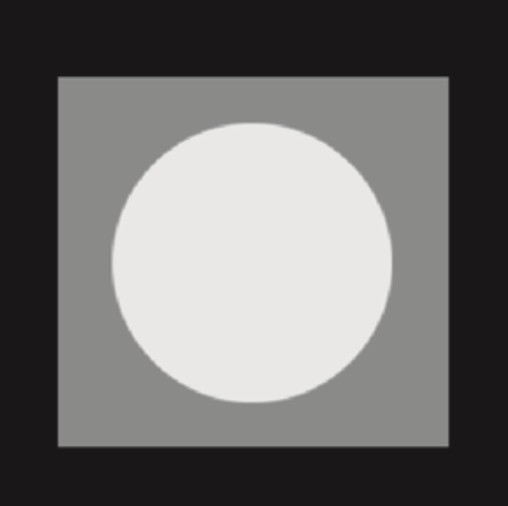
#> input picture Lab 7/noise.jpg, 508 x 506 px
$ jupyter execute --allow-errors 'Lab_7_(B)_Maths_&_Statistics_Filters.ipynb'
#> lines starting #> are read from the running program, lines starting #| are printed output that depends on the picture
# **Lab 7(B) - Mathematical and Statistical Filters**

[cell 1]
import cv2
import numpy as np

from IPython.display import Image, display
from matplotlib import pyplot as plt

plt.rc('text', usetex=False)

[cell 2]
imgPath = 'noise.jpg'
img = cv2.imread(imgPath, 0)
#> img: shape (506, 508); min 21, max 239, mean 110.7

def add_noise(image, noise_type):
#> called with noise_type = 'gaussian'
    row, col = image.shape
#> row = 506; col = 508

    if noise_type == "gaussian":
        mean = 0
        var = 0.01
        sigma = var**0.5
        gauss = np.random.normal(mean, sigma, (row, col))
        noisy = image / 255 + gauss
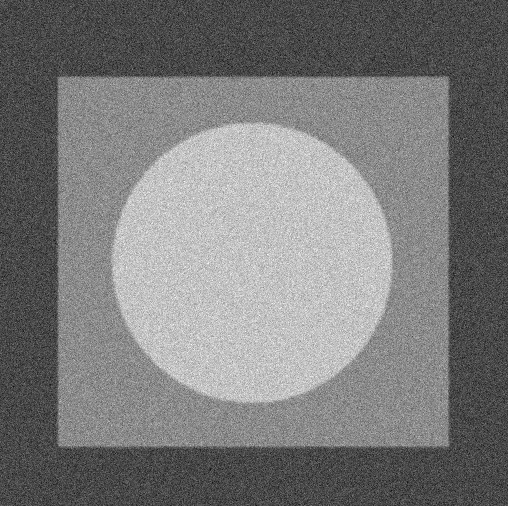
#> noisy: shape (506, 508) float64; min -0.391, max 1.31, mean 0.434; drawn with min black and max white
        return np.clip(noisy * 255, 0, 255).astype(np.uint8)

    elif noise_type == "salt_pepper":
        s_vs_p = 0.5
        amount = 0.04
        noisy = np.copy(image)
        num_salt = np.ceil(amount * image.size * s_vs_p)
        coords = [np.random.randint(0, i - 1, int(num_salt)) for i in image.shape]
        noisy[tuple(coords)] = 255
        num_pepper = np.ceil(amount * image.size * (1.0 - s_vs_p))
        coords = [np.random.randint(0, i - 1, int(num_pepper)) for i in image.shape]
        noisy[tuple(coords)] = 0
        return noisy

    elif noise_type == "exponential":
        expo = np.random.exponential(scale=10.0, size=(row, col))
        noisy = image + expo
        return np.clip(noisy, 0, 255).astype(np.uint8)

    elif noise_type == "uniform":
        low = -20
        high = 20
        uni = np.random.uniform(low, high, (row, col))
        noisy = image + uni
        return np.clip(noisy, 0, 255).astype(np.uint8)

img = cv2.imread(imgPath, 0)

noise_gauss = add_noise(img, "gaussian")
noise_sp = add_noise(img, "salt_pepper")
noise_expo = add_noise(img, "exponential")
#> call 3 of add_noise, with noise_type = 'exponential'
#> in add_noise (call 3), `noisy = image + expo`:
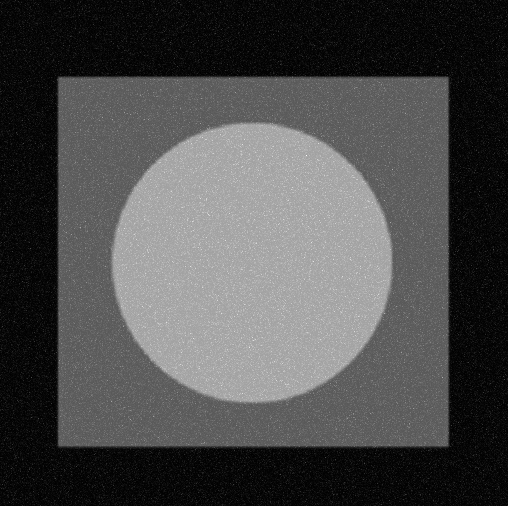
#> noisy: shape (506, 508) float64; min 22.51, max 353.1, mean 120.7; drawn with min black and max white
noise_uni = add_noise(img, "uniform")

plt.figure(figsize=(12, 10))
#> (this line was passed over: IPython is not available in this run)

#> (the rest of this cell did not finish here and is left out)

[cell 3]
filtered_img = cv2.blur(noise_gauss, (3, 3))

display(filtered_img)

[cell 4]
kernel_size = 3
kernel = np.ones((kernel_size, kernel_size), np.float32) / (kernel_size * kernel_size)
arithmetic_mean_manual = cv2.filter2D(img, -1, kernel)

display(arithmetic_mean_manual)

## **Geometric Means**

[cell 5]
import cv2
import numpy as np
import matplotlib.pyplot as plt

def geometric_mean_filter(image, kernel_size=3):
#> called with kernel_size = 3
    img_float = image.astype(np.float64) + 1e-6

    log_img = np.log(img_float)

    kernel = np.ones((kernel_size, kernel_size), np.float32) / (kernel_size * kernel_size)
    mean_log = cv2.filter2D(log_img, -1, kernel)
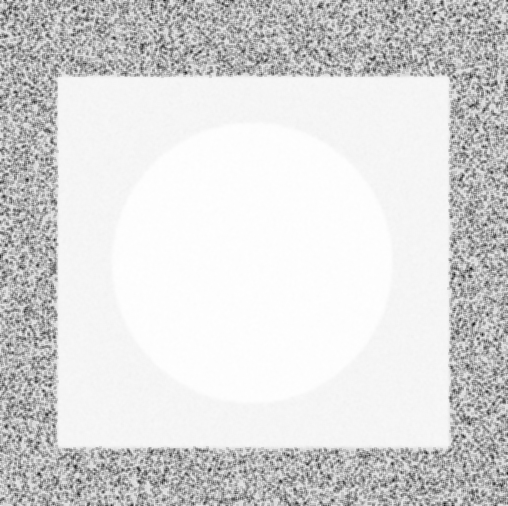
#> mean_log: shape (506, 508) float64; min -11.91, max 5.53, mean 2.95; drawn with min black and max white

    geo_mean = np.exp(mean_log)
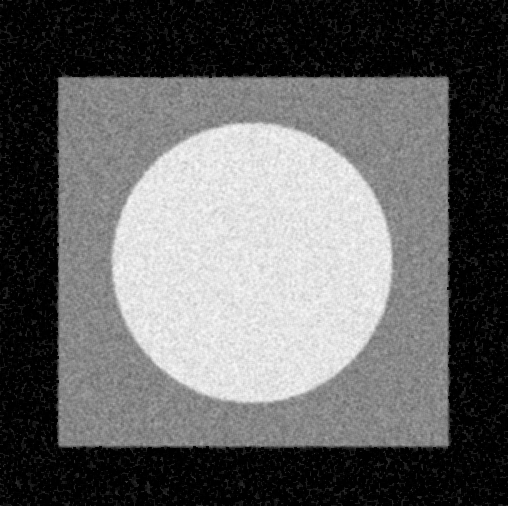
#> geo_mean: shape (506, 508) float64; min 6.72e-06, max 252.4, mean 100.7

    return np.clip(geo_mean, 0, 255).astype(np.uint8)

noise_img = noise_gauss

result = geometric_mean_filter(noise_img, kernel_size=3)

plt.figure(figsize=(10, 5))
#> (this line was passed over: IPython is not available in this run)
#> (the rest of this cell did not finish here and is left out)

## **Harmonic Means Filter**

[cell 6]
def harmonic_mean_filter(image, kernel_size=3):
#> called with kernel_size = 3
    img_float = image.astype(np.float64) + 1e-6

    reciprocal_img = 1.0 / img_float

    kernel = np.ones((kernel_size, kernel_size), np.float32)
    sum_reciprocal = cv2.filter2D(reciprocal_img, -1, kernel)
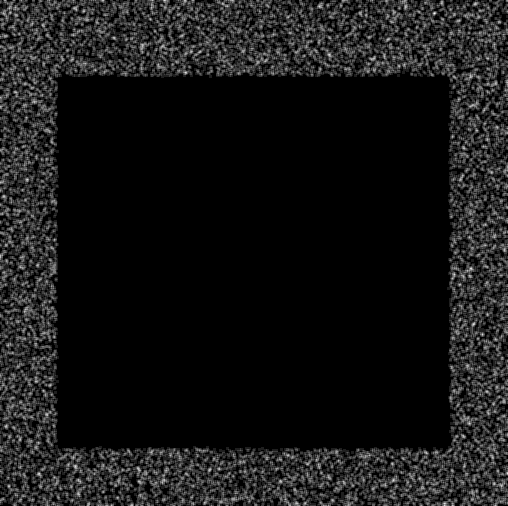
#> sum_reciprocal: shape (506, 508) float64; min 0.0357, max 8000000, mean 704125.6; drawn with min black and max white

    n = kernel_size * kernel_size
    harmonic_mean = n / sum_reciprocal

    return np.clip(harmonic_mean, 0, 255).astype(np.uint8)

noise_img = noise_gauss

cleaned_img = harmonic_mean_filter(noise_img, kernel_size=3)

plt.figure(figsize=(10, 5))
#> (this line was passed over: IPython is not available in this run)
#> (the rest of this cell did not finish here and is left out)

## **Contra - Harmonic Mean Filter**

[cell 7]
def contra_harmonic_mean(image, kernel_size=3, Q=0):
#> called with kernel_size = 3, Q = 1.5
    img_float = image.astype(np.float64) + 1e-6

    numerator = np.power(img_float, Q + 1)
    kernel = np.ones((kernel_size, kernel_size), np.float32)
    num_sum = cv2.filter2D(numerator, -1, kernel)
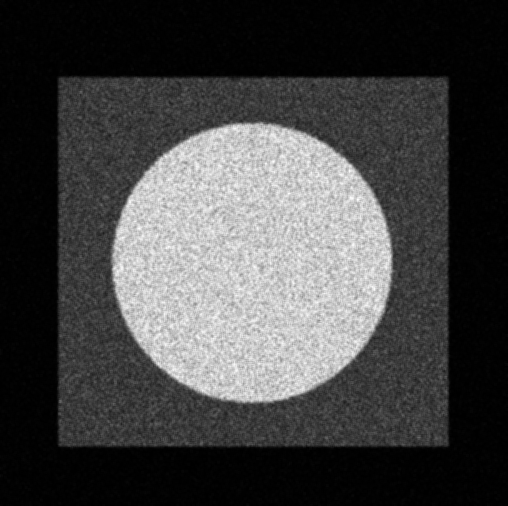
#> num_sum: shape (506, 508) float64; min 62.35, max 9120782.3, mean 2452667.6; drawn with min black and max white

    denominator = np.power(img_float, Q)
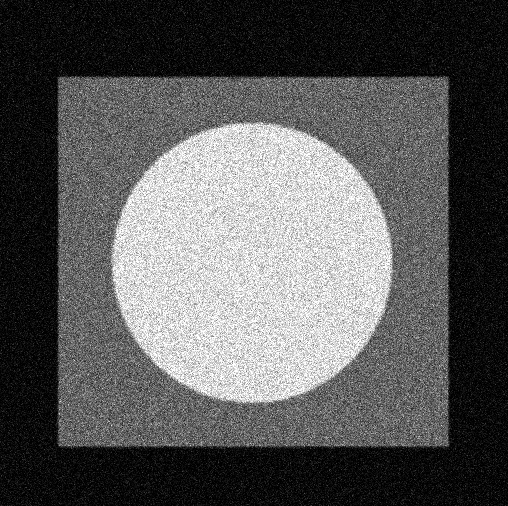
#> denominator: shape (506, 508) float64; min 1e-09, max 4072, mean 1432.9; drawn with min black and max white
    den_sum = cv2.filter2D(denominator, -1, kernel)

    result = num_sum / (den_sum + 1e-6)

    return np.clip(result, 0, 255).astype(np.uint8)

noise_img = noise_gauss

pepper_removed = contra_harmonic_mean(noise_img, kernel_size=3, Q=1.5)

salt_removed = contra_harmonic_mean(noise_img, kernel_size=3, Q=-1.5)

plt.figure(figsize=(15, 5))
#> (this line was passed over: IPython is not available in this run)
#> (the rest of this cell did not finish here and is left out)

## **Median Filter**

[cell 8]
noise_img = noise_gauss

median_result = cv2.medianBlur(noise_img, 3)

plt.figure(figsize=(12, 6))
#> (this line was passed over: IPython is not available in this run)

#> (the rest of this cell did not finish here and is left out)

## **Max and Min Filter**

[cell 9]
noise_img = noise_gauss

kernel = np.ones((3, 3), np.uint8)

max_filter = cv2.dilate(noise_img, kernel)
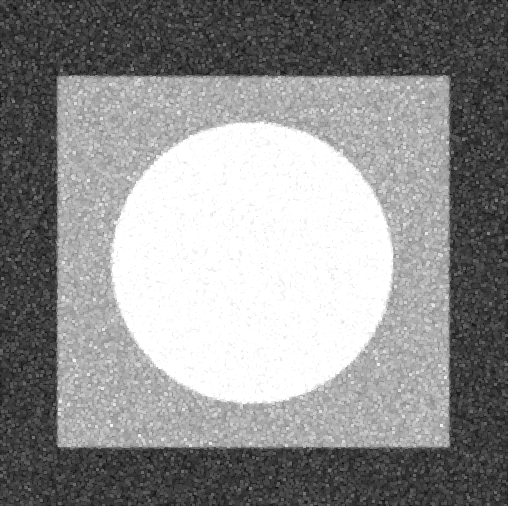
#> max_filter: shape (506, 508); min 3, max 255, mean 144.8

min_filter = cv2.erode(noise_img, kernel)
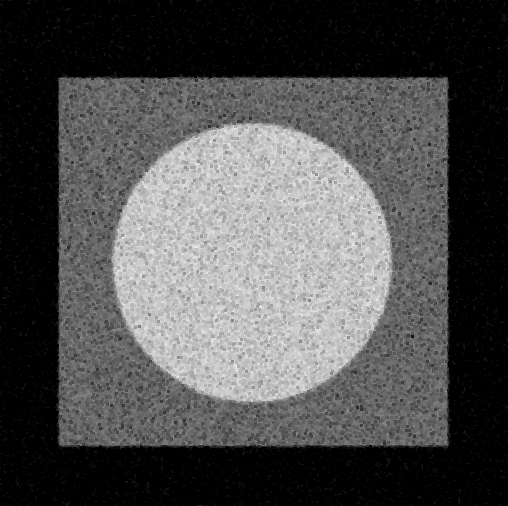
#> min_filter: shape (506, 508); min 0, max 242, mean 78.6

plt.figure(figsize=(15, 5))
#> (this line was passed over: IPython is not available in this run)

#> (the rest of this cell did not finish here and is left out)

## **Mid-Point Filtering**

[cell 10]
def midpoint_filter(image, kernel_size=3):
#> called with kernel_size = 3
    kernel = np.ones((kernel_size, kernel_size), np.uint8)

    max_img = cv2.dilate(image, kernel).astype(np.float64)

    min_img = cv2.erode(image, kernel).astype(np.float64)

    midpoint = (max_img + min_img) / 2
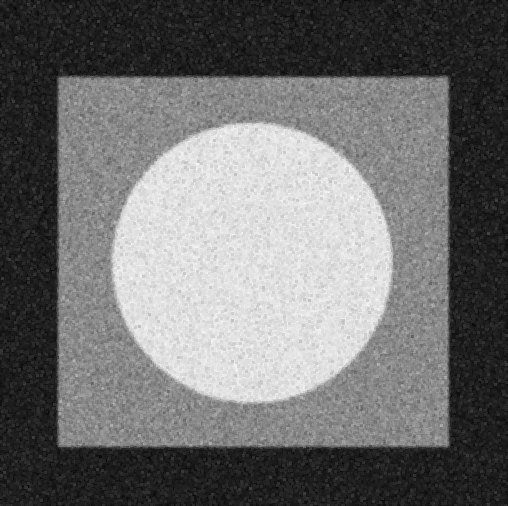
#> midpoint: shape (506, 508) float64; min 1.5, max 248.5, mean 111.7

    return midpoint.astype(np.uint8)

noise_img = noise_gauss

result = midpoint_filter(noise_img, kernel_size=3)

plt.figure(figsize=(12, 6))
#> (this line was passed over: IPython is not available in this run)

plt.subplot(121), plt.imshow(noise_img, cmap='gray'), plt.title('Original (Gaussian/Uniform Noise)'), plt.axis('off')
plt.subplot(122), plt.imshow(result, cmap='gray'), plt.title('After Midpoint Filter'), plt.axis('off')

plt.tight_layout()
plt.show()
